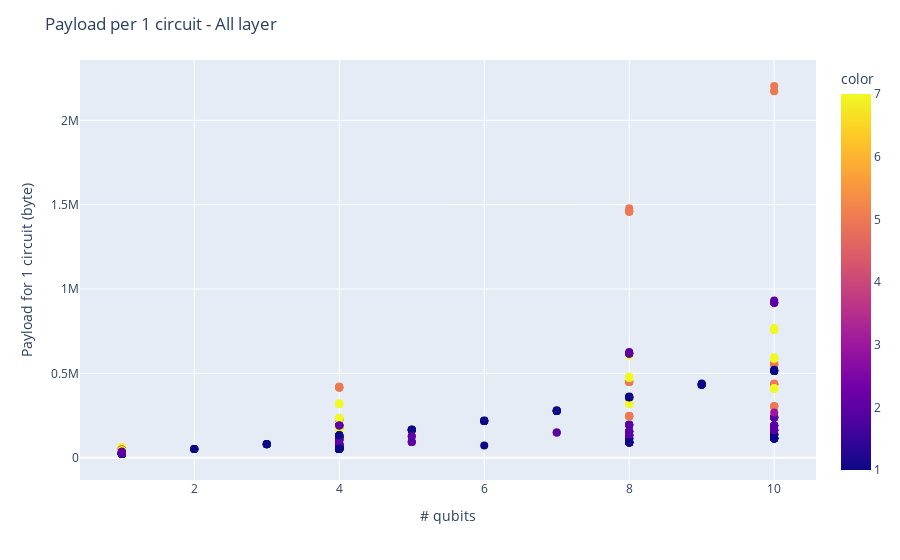

The notebook cell this image was saved under:
### Markdown cell above
#### All layers

### Code cell
list_layers = tele_file["layers"].tolist()
list_width = tele_file["width"].tolist()
list_payload_size = tele_file["payload_size"].tolist()
list_nb_circuits = tele_file["nb_circuits"].tolist()

payload_per_circuit = []
for payload_size, nb_circuits in zip(list_payload_size, list_nb_circuits):
    payload_per_circuit.append(float(payload_size/nb_circuits))
    
print("Size of dataframe : ", len(payload_per_circuit))


fig = px.scatter(x=list_width, y=payload_per_circuit, color=list_layers)

fig.update_traces(marker=dict(size=8))

fig.update_layout(title_text='Payload per 1 circuit - All layer',
                         xaxis_title="# qubits", yaxis_title="Payload for 1 circuit (byte)")

interac_o_static(fig)

### Figure 1 — Plotly figure (JSON) as saved in the notebook; plotly's stock layout.template omitted (floating-point values rounded to 4 significant figures; data arrays with more than 128 entries replaced by an {"elided": "..."} marker saying what was removed)
{"data": [{"hovertemplate": "x=%{x}<br>y=%{y}<br>color=%{marker.color}<extra></extra>", "legendgroup": "", "marker": {"color": {"elided": "431 int values"}, "coloraxis": "coloraxis", "size": 8, "symbol": "circle"}, "mode": "markers", "name": "", "orientation": "v", "showlegend": false, "type": "scatter", "x": {"elided": "431 int values"}, "xaxis": "x", "y": {"elided": "431 float values"}, "yaxis": "y"}], "layout": {"coloraxis": {"colorbar": {"title": {"text": "color"}}, "colorscale": [[0, "#0d0887"], [0.1111, "#46039f"], [0.2222, "#7201a8"], [0.3333, "#9c179e"], [0.4444, "#bd3786"], [0.5556, "#d8576b"], [0.6667, "#ed7953"], [0.7778, "#fb9f3a"], [0.8889, "#fdca26"], [1, "#f0f921"]]}, "legend": {"tracegroupgap": 0}, "margin": {"t": 60}, "title": {"text": "Payload per 1 circuit - All layer"}, "xaxis": {"anchor": "y", "domain": [0, 1], "title": {"text": "# qubits"}}, "yaxis": {"anchor": "x", "domain": [0, 1], "title": {"text": "Payload for 1 circuit (byte)"}}}}
